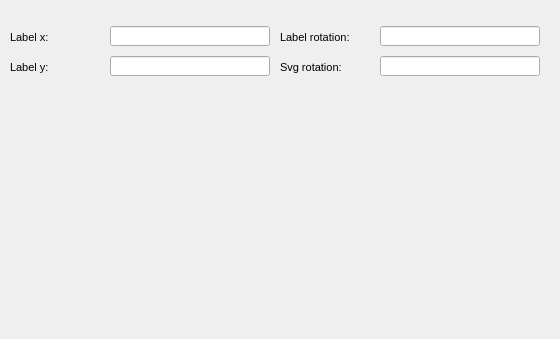
     <widget class="QWidget" name="page_12">
      <property name="geometry">
       <rect>
        <x>0</x>
        <y>0</y>
        <width>560</width>
        <height>339</height>
       </rect>
      </property>
      <attribute name="label">
       <string>Feature graphic design</string>
      </attribute>
      <widget class="QLineEdit" name="meter_label_x">
       <property name="geometry">
        <rect>
         <x>110</x>
         <y>26</y>
         <width>160</width>
         <height>20</height>
        </rect>
       </property>
       <property name="text">
        <string/>
       </property>
      </widget>
      <widget class="QLineEdit" name="meter_label_y">
       <property name="geometry">
        <rect>
         <x>110</x>
         <y>56</y>
         <width>160</width>
         <height>20</height>
        </rect>
       </property>
       <property name="text">
        <string/>
       </property>
      </widget>
      <widget class="QLineEdit" name="meter_rotation">
       <property name="geometry">
        <rect>
         <x>380</x>
         <y>56</y>
         <width>160</width>
         <height>20</height>
        </rect>
       </property>
       <property name="text">
        <string/>
       </property>
      </widget>
      <widget class="QLineEdit" name="meter_label_rotation">
       <property name="geometry">
        <rect>
         <x>380</x>
         <y>26</y>
         <width>160</width>
         <height>20</height>
        </rect>
       </property>
       <property name="text">
        <string/>
       </property>
      </widget>
      <widget class="QLabel" name="label_meter_label_x">
       <property name="geometry">
        <rect>
         <x>10</x>
         <y>26</y>
         <width>90</width>
         <height>22</height>
        </rect>
       </property>
       <property name="font">
        <font>
         <pointsize>8</pointsize>
        </font>
       </property>
       <property name="frameShape">
        <enum>QFrame::NoFrame</enum>
       </property>
       <property name="frameShadow">
        <enum>QFrame::Plain</enum>
       </property>
       <property name="text">
        <string>Label x:</string>
       </property>
       <property name="textFormat">
        <enum>Qt::AutoText</enum>
       </property>
       <property name="scaledContents">
        <bool>false</bool>
       </property>
       <property name="alignment">
        <set>Qt::AlignLeading|Qt::AlignLeft|Qt::AlignVCenter</set>
       </property>
       <property name="margin">
        <number>3</number>
       </property>
      </widget>
      <widget class="QLabel" name="label_meter_label_y">
       <property name="geometry">
        <rect>
         <x>10</x>
         <y>56</y>
         <width>90</width>
         <height>22</height>
        </rect>
       </property>
       <property name="font">
        <font>
         <pointsize>8</pointsize>
        </font>
       </property>
       <property name="frameShape">
        <enum>QFrame::NoFrame</enum>
       </property>
       <property name="frameShadow">
        <enum>QFrame::Plain</enum>
       </property>
       <property name="text">
        <string>Label y:</string>
       </property>
       <property name="textFormat">
        <enum>Qt::AutoText</enum>
       </property>
       <property name="scaledContents">
        <bool>false</bool>
       </property>
       <property name="alignment">
        <set>Qt::AlignLeading|Qt::AlignLeft|Qt::AlignVCenter</set>
       </property>
       <property name="margin">
        <number>3</number>
       </property>
      </widget>
      <widget class="QLabel" name="label_meter_label_rotation">
       <property name="geometry">
        <rect>
         <x>280</x>
         <y>26</y>
         <width>90</width>
         <height>22</height>
        </rect>
       </property>
       <property name="font">
        <font>
         <pointsize>8</pointsize>
        </font>
       </property>
       <property name="frameShape">
        <enum>QFrame::NoFrame</enum>
       </property>
       <property name="frameShadow">
        <enum>QFrame::Plain</enum>
       </property>
       <property name="text">
        <string>Label rotation:</string>
       </property>
       <property name="textFormat">
        <enum>Qt::AutoText</enum>
       </property>
       <property name="scaledContents">
        <bool>false</bool>
       </property>
       <property name="alignment">
        <set>Qt::AlignLeading|Qt::AlignLeft|Qt::AlignVCenter</set>
       </property>
       <property name="margin">
        <number>3</number>
       </property>
      </widget>
      <widget class="QLabel" name="label_meter_rotation">
       <property name="geometry">
        <rect>
         <x>280</x>
         <y>56</y>
         <width>90</width>
         <height>22</height>
        </rect>
       </property>
       <property name="font">
        <font>
         <pointsize>8</pointsize>
        </font>
       </property>
       <property name="frameShape">
        <enum>QFrame::NoFrame</enum>
       </property>
       <property name="frameShadow">
        <enum>QFrame::Plain</enum>
       </property>
       <property name="text">
        <string>Svg rotation:</string>
       </property>
       <property name="textFormat">
        <enum>Qt::AutoText</enum>
       </property>
       <property name="scaledContents">
        <bool>false</bool>
       </property>
       <property name="alignment">
        <set>Qt::AlignLeading|Qt::AlignLeft|Qt::AlignVCenter</set>
       </property>
       <property name="margin">
        <number>3</number>
       </property>
      </widget>
     </widget>
